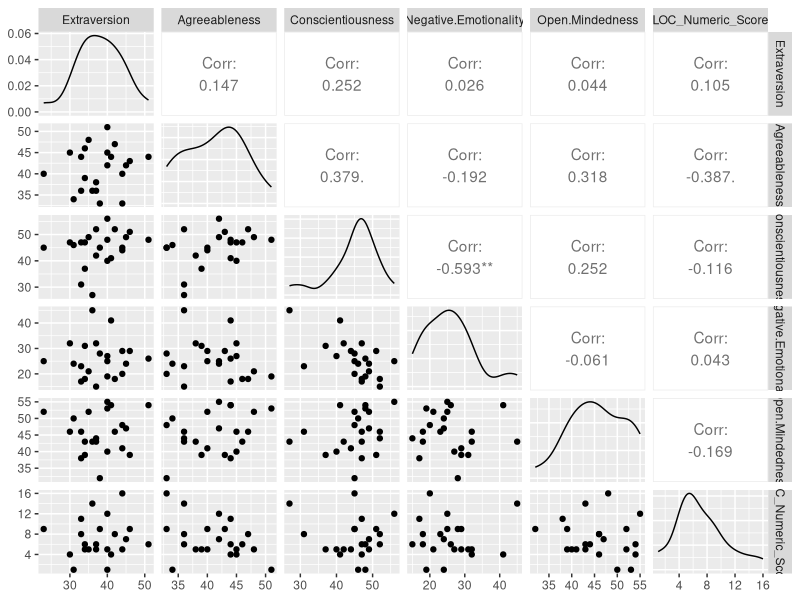
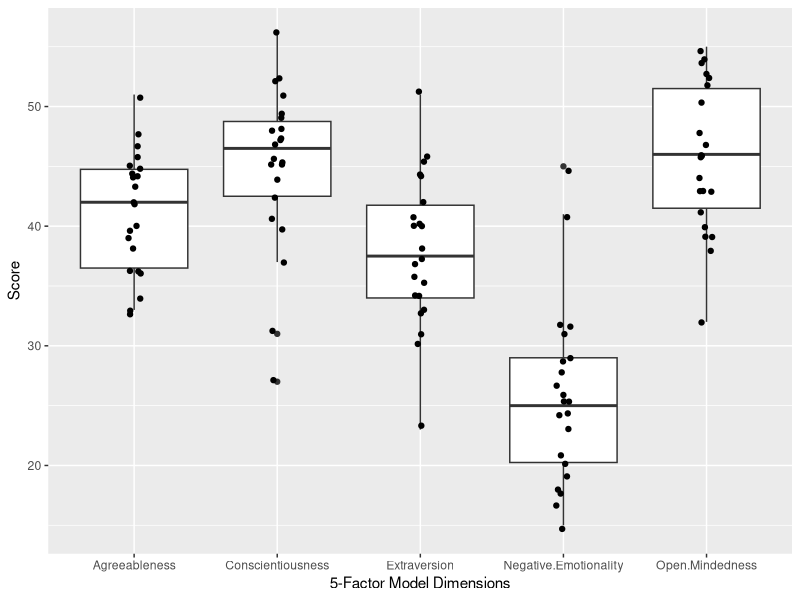
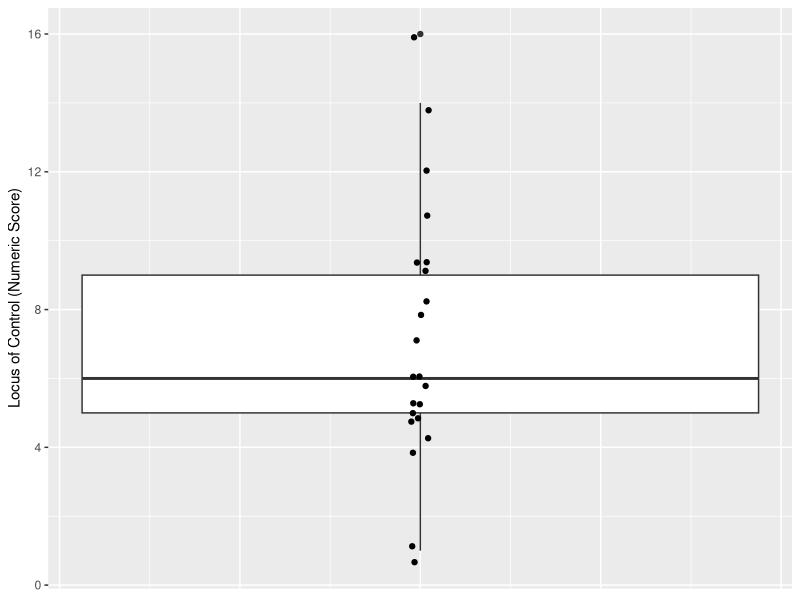
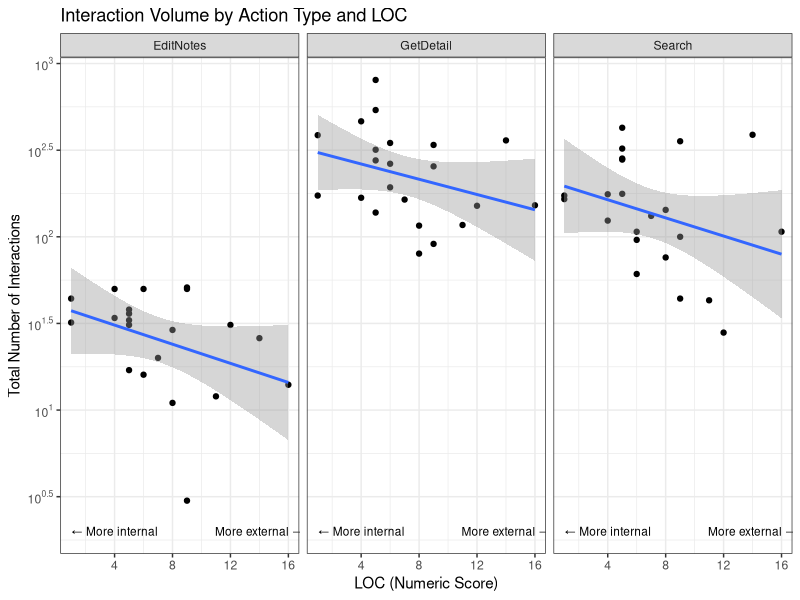
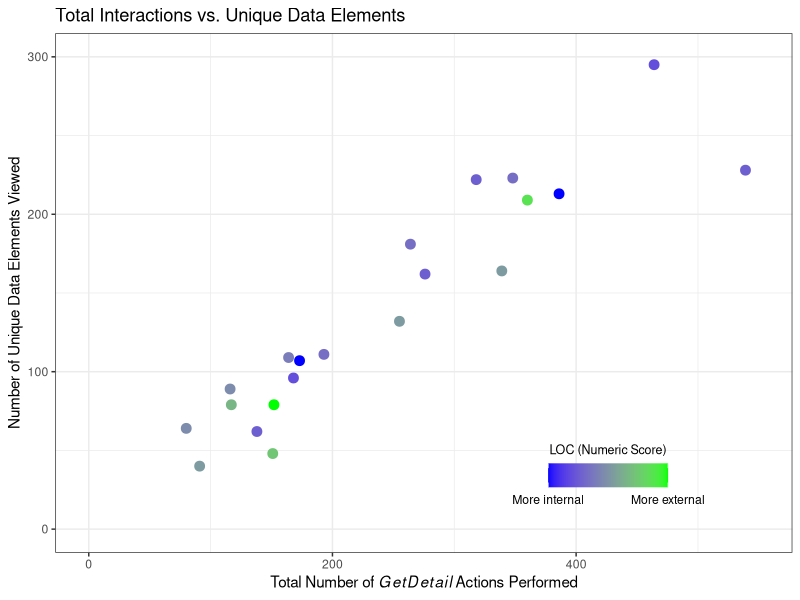
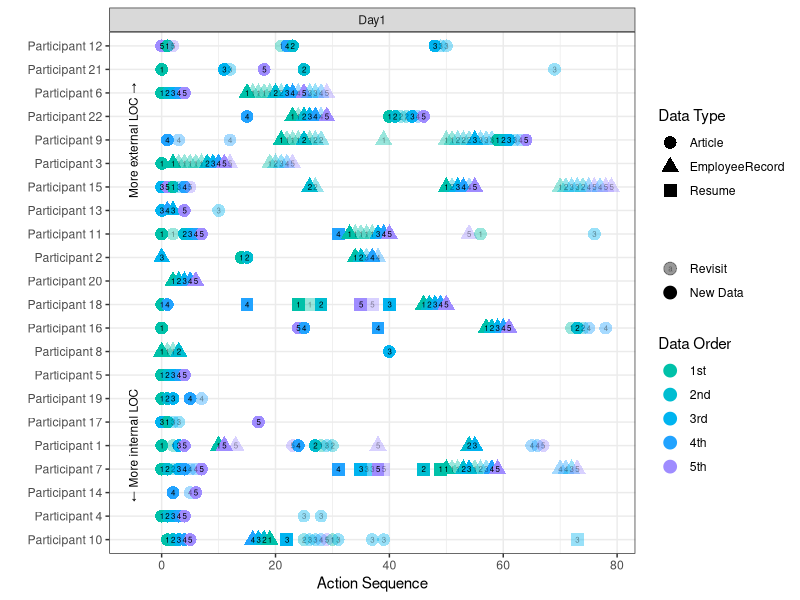

Here is the R script that generated these plots, in order:
## ---- chunk 1
library(dplyr)
library(ggplot2)
library(tidyr)
library(lubridate)
library(GGally)
library(scales)
## ---- chunk 2
# Interaction data from instrumented system and Google Docs autosave
actions_full <- read.csv("data/eventlog.csv") %>%
  mutate(Time = hms(Time))

# Eliminate incomplete participants and those with data collection errors, 
# add more aesthetically-pleasing labels
labels = data.frame("D.ID" = c("VAST5KP", "VASTCER", "VASTF0B",
                               "VASTJL1", "VASTKW0", "VASTL6X",
                               "VASTOIC", "VASTPSZ", "VASTT93",
                               "VASTV8P", "VASTVD5", "VAST6P8",
                               "VASTWC0", "VASTWI0", "VASTWK2",
                               "VAST9L7", "VAST32P", "VASTA6W",
                               "VASTBNJ", "VASTBR1", "VASTBTZ",
                               "VASTBW9"),
                    "D.Name" = c("Participant 1", "Participant 10", "Participant 11",
                                 "Participant 12", "Participant 13", "Participant 14",
                                 "Participant 15", "Participant 16", "Participant 17",
                                 "Participant 18", "Participant 19", "Participant 2",
                                 "Participant 20", "Participant 21", "Participant 22",
                                 "Participant 3", "Participant 4", "Participant 5",
                                 "Participant 6", "Participant 7", "Participant 8",
                                 "Participant 9"))

# Data from qualtrics survey
survey_full <- read.csv("data/survey.csv") %>%
 filter(D.ID %in% labels$D.ID) %>%
  left_join(labels)

# Drop columns for answers to individual questions
survey_summary <- survey_full %>%
  select(-matches('([[:alnum:]]|[[:punct:]])*[[:digit:]]'))
## ---- chunk 3
individual_differences <- survey_summary %>%
     select(Extraversion:LOC_Numeric_Score)

ggpairs(individual_differences, progress = F)
## ---- chunk 4
individual_differences %>%
  gather(key = "attribute", value = "measure", Extraversion:Open.Mindedness) %>%
  ggplot(aes(x=attribute, y=measure)) +
    geom_boxplot() +
    geom_jitter(position=position_jitter(0.05)) +
    xlab("5-Factor Model Dimensions") +
    ylab("Score")
## ---- chunk 5
individual_differences %>%
  ggplot(aes(y=LOC_Numeric_Score)) +
    geom_boxplot() +
    geom_jitter(aes(x = 0), position=position_jitter(0.01)) +
    ylab("Locus of Control (Numeric Score)") +
    theme(axis.title.x=element_blank(),
        axis.text.x=element_blank(),
        axis.ticks.x=element_blank())
## ---- chunk 6
actions_count <- actions_full %>%
  count(Participant, ActionType) %>%
  group_by(Participant) %>%
  mutate(total = sum(n)) %>% # Fill in zeroes
  spread(ActionType, n, fill=0) %>%
  gather(ActionType, n, AddConnection:Search)
## ---- chunk 7
inner_join(actions_count, survey_summary, by= c("Participant"="D.ID")) %>%
  filter(ActionType != "AddConnection", ActionType != "AddElement") %>%
  filter(n != 0) %>%
  ggplot(aes(x=LOC_Numeric_Score, y=n)) + 
  geom_point() +
  geom_smooth(method='lm') +
  ggtitle("Interaction Volume by Action Type and LOC") +
  ylab("Total Number of Interactions") +
  xlab("LOC (Numeric Score)") +
  scale_y_log10(breaks = trans_breaks("log10", function(x) 10^x),
              labels = trans_format("log10", math_format(10^.x))) +
  annotate("text", x = 4, y = 2, size = 3, label = "← More internal") +
  annotate("text", x = 14, y = 2, size = 3, label = "More external →") +
  theme_bw() +
  facet_wrap(.~ActionType)
## ---- chunk 8
# Count revisits
unique_vs_total <- actions_full %>%
  
  # Count the GetDetail actions for each ActionParameter
  filter(ActionType == "GetDetail") %>%
  group_by(Participant, ActionParameters) %>%
  summarise(n=n()) %>%
  
  # Aggregate to the participant level, counting unique visits and total visits.
  group_by(Participant) %>%
  summarise(n_unique = n(), n_total=sum(n)) %>%
  
  # Calculate fraction of unique visits, number of revisits, and join with survey data
  mutate(fraction_unique = (n_unique/n_total)) %>%
  mutate(revisits = (n_total - n_unique)) %>%
  inner_join(survey_full, by= c("Participant"="D.ID"))
## ---- chunk 9
ggplot(unique_vs_total, aes(x=n_total,y=n_unique)) +
  geom_point(aes(color=LOC_Numeric_Score), size = 3) +
  ggtitle("Total Interactions vs. Unique Data Elements") +
  ylab("Number of Unique Data Elements Viewed") +
  xlab("Total Number of"~italic(GetDetail)~"Actions Performed") +
  scale_colour_gradient(name = "LOC (Numeric Score)", 
                        low = "blue", high = "green", 
                        breaks=c(1,16),
                        labels=c("More internal","More external")) +
  theme_bw() +
  theme(legend.direction = "horizontal", 
        legend.position = c(0.75, 0.15),
        legend.background = element_rect(fill="transparent"),
        legend.title.align=0.5,
        legend.title = element_text(size = 9),) +
  guides(colour = guide_colourbar(title.position="top")) +
  xlim(c(0,550)) +
  ylim(c(0,300))
## ---- chunk 10
unique_vs_total %>%
  lm(formula = n_unique ~ n_total) %>%
  summary()
## ---- chunk 11
# Label revisits
revisits_over_time <- actions_full %>% 
  filter(ActionType == "GetDetail") %>%
  arrange(Participant, Date, period_to_seconds(hms(Time))) %>%
  group_by(Participant, ActionParameters) %>%
  mutate(id = row_number() -1) %>%
  mutate(revisit = ifelse(id > 0, TRUE, FALSE)) %>%
  inner_join(survey_summary, by= c("Participant"="D.ID")) %>%
  group_by(Participant) %>%
  mutate(index = row_number()-1) %>%
  ungroup() %>%
  group_by(Participant, Day) %>%
  mutate(action_order_by_day = row_number()-1)

# Note: this subset only contains actions of the GetDetail type. 
# Any action between successive GetDetails is not counted.

# Create list of first 5 items, in order of appearances for all Article, Resume, 
# and EmployeeRecord InfoType
info_classes <- data.frame("Name" = c("Article 406", 
                                      "Article 121", 
                                      "Article 265", 
                                      "Article 227", 
                                      "Article 56",
                                      "Resume-IsandeBorrasca.pdf", 
                                      "Resume-LidelseDedos.pdf",
                                      "Resume-SvenFlecha.pdf", 
                                      "Resume-CorneliaLais.pdf",
                                      "Resume-NilsCalixto.pdf", 
                                      "Employee Record 1", 
                                      "Employee Record 2", 
                                      "Employee Record 3", 
                                      "Employee Record 4", 
                                      "Employee Record 5"), 
                           "Order" = factor(rep(1:5, length.out = 15)), 
                           "InfoType" = factor(rep(c("Article", 
                                                     "Resume", 
                                                     "EmployeeRecord"), 
                                                   each = 5)))

revisits_over_time %>%
  filter(ActionParameters %in% info_classes$Name, 
         Day == "Day1", 
         action_order_by_day < 80) %>%
  inner_join(info_classes, by=c("ActionParameters"="Name")) %>%
  ggplot(aes(x = action_order_by_day, 
             y = reorder(D.Name, LOC_Numeric_Score), 
             alpha=!revisit, col=Order, pch=InfoType)) +
  geom_point(size = 4) +
  geom_text(aes(label=Order), size = 2, color = "black")+ 
  facet_grid(.~Day) +
  scale_alpha_discrete(range=c(0.4, 1), labels = c("Revisit", "New Data")) +
  scale_colour_hue(h = c(180, 270), labels = c("1st", "2nd", "3rd", "4th", "5th")) +
  ylab("") +
  xlab("Action Sequence") +
  annotate("text", x = -5, y = 5, size = 3, label = "← More internal LOC" , angle = 90)+
  annotate("text", x = -5, y = 18, size = 3, label = "More external LOC →", angle = 90) +
  theme_bw() +
  labs(color = "Data Order",
       alpha = "",
       pch = "Data Type")
